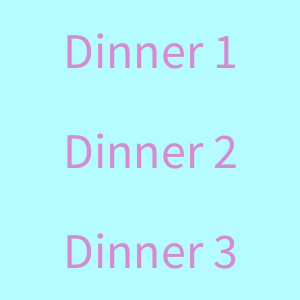
Frame 1 (no input)
Frame 60 (the mouse pressed at the canvas centre just before this capture): identical to frame 1, image omitted
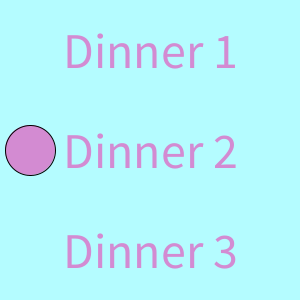
Frame 120 (the mouse held since frame 60 and released just before this capture)

The Processing sketch that drew these frames (run headless with seeded random() and noise(); from frame 60 on, the mouse is pressed at the canvas centre):

// Processing sketch: week13_5_dinner_random
// ── week13_5_dinner_random.pde
void setup(){
  size(300,300);
  fill(#D38BD2);
  textSize(50);
  textAlign(CENTER,CENTER);
  
}
int choice = -1;
void draw(){
  background(#B4FCFF);
  text("Dinner 1",150,50);
  text("Dinner 2",150,150);
  text("Dinner 3",150,250);
  if(choice==0) ellipse(30,50,50,50);
  if(choice==1) ellipse(30,150,50,50);
  if(choice==2) ellipse(30,250,50,50);
}
void mousePressed(){
  choice = int(random(3));
}
